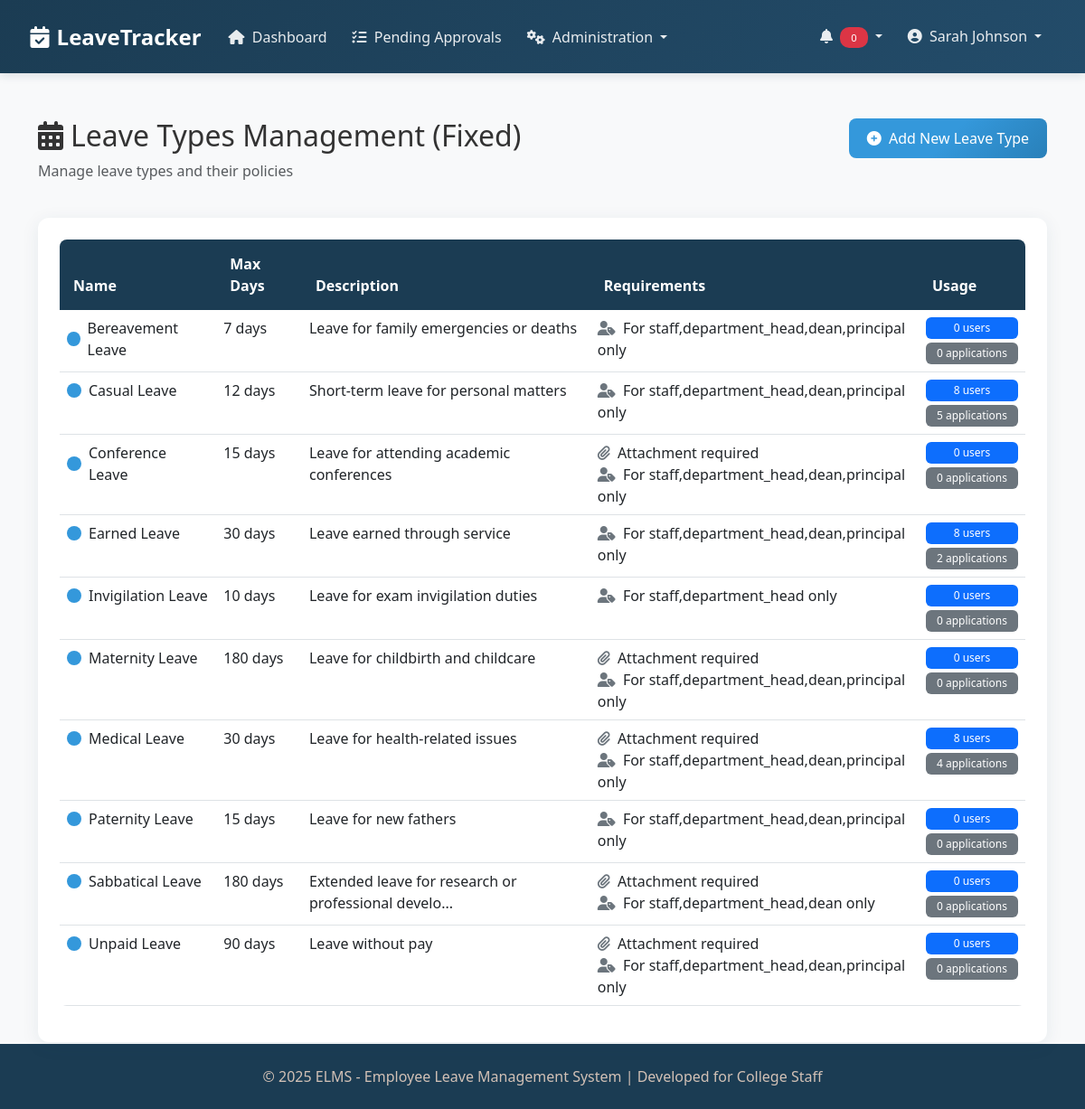
Screenshot of /modules/leave_types_fixed.php (signed in) with the database file from the repository.
### tables this page shows
CREATE TABLE IF NOT EXISTS `leave_types` (
  `id` int(11) NOT NULL AUTO_INCREMENT,
  `name` varchar(100) NOT NULL,
  `description` text,
  `max_days` int(11) NOT NULL,
  `applicable_to` set('staff','department_head','dean','principal') NOT NULL,
  `requires_attachment` tinyint(1) NOT NULL DEFAULT '0',
  `is_paid` tinyint(1) NOT NULL DEFAULT '1',
  `accrual_rate` decimal(10,2) DEFAULT NULL COMMENT 'Days per month',
  `carry_forward` tinyint(1) NOT NULL DEFAULT '0',
  `max_carry_forward_days` int(11) DEFAULT NULL,
  `created_at` timestamp NOT NULL DEFAULT CURRENT_TIMESTAMP,
  `updated_at` timestamp NOT NULL DEFAULT CURRENT_TIMESTAMP ON UPDATE CURRENT_TIMESTAMP,
  PRIMARY KEY (`id`)
);

### modules/leave_types_fixed.php (the view, shortened to what this page needs)
<?php
require_once '../config/db.php';
$leave_types_sql = "SELECT lt.*,
                   COUNT(DISTINCT la.id) as application_count,
                   COUNT(DISTINCT lb.id) as user_count
                   FROM leave_types lt
                   LEFT JOIN leave_applications la ON la.leave_type_id = lt.id
                   LEFT JOIN leave_balances lb ON lb.leave_type_id = lt.id
                   GROUP BY lt.id
                   ORDER BY lt.name";
$leave_types_stmt = $conn->prepare($leave_types_sql);
$leave_types_stmt->execute();
$leave_types = $leave_types_stmt->fetchAll();
include_once '../includes/header.php';
?>
<div class="container">
    <div class="row mb-4">
        <div class="col-md-8">
            <h2><i class="fas fa-calendar-alt me-2"></i>Leave Types Management (Fixed)</h2>
            <p class="text-muted">Manage leave types and their policies</p>
        </div>
        <div class="col-md-4 text-end">
            <button type="button" class="btn btn-primary" data-bs-toggle="modal" data-bs-target="#addLeaveTypeModal">
                <i class="fas fa-plus-circle me-1"></i> Add New Leave Type
            </button>
        </div>
    </div>
    <div class="card">
        <div class="card-body">
            <div class="table-responsive">
                <table class="table table-hover" id="leaveTypesTable">
                    <thead>
                        <tr>
                            <th>Name</th>
                            <th>Max Days</th>
                            <th>Description</th>
                            <th>Requirements</th>
                            <th>Usage</th>
                        </tr>
                    </thead>
                    <tbody>
                        <?php foreach ($leave_types as $leave_type): ?>
                            <tr>
                                <td>
                                    <div class="d-flex align-items-center">
                                        <div class="color-indicator me-2" style="background-color: <?php echo htmlspecialchars($leave_type['color'] ?? '#3498db'); ?>;"></div>
                                        <?php echo htmlspecialchars($leave_type['name']); ?>
                                    </div>
                                </td>
                                <td><?php echo htmlspecialchars($leave_type['max_days'] ?? 0); ?> days</td>
                                <td>
                                    <?php
                                        if (!empty($leave_type['description'])) {
                                            echo htmlspecialchars(substr($leave_type['description'], 0, 50));
                                            if (strlen($leave_type['description']) > 50) {
                                                echo '...';
                                            }
                                        } else {
                                            echo '<span class="text-muted">No description</span>';
                                        }
                                    ?>
                                </td>
                                <td>
                                    <ul class="list-unstyled mb-0">
                                        <?php if ($leave_type['requires_attachment']): ?>
                                            <li><i class="fas fa-paperclip text-secondary me-1"></i> Attachment required</li>
                                        <?php endif; ?>
                                        <?php if (!empty($leave_type['applicable_to']) && $leave_type['applicable_to'] != 'all'): ?>
                                            <li><i class="fas fa-user-tag text-secondary me-1"></i> For <?php echo htmlspecialchars($leave_type['applicable_to']); ?> only</li>
                                        <?php endif; ?>
                                    </ul>
                                </td>
                                <td>
                                    <div class="d-flex flex-column">
                                        <span class="badge bg-primary mb-1"><?php echo intval($leave_type['user_count']); ?> users</span>
                                        <span class="badge bg-secondary"><?php echo intval($leave_type['application_count']); ?> applications</span>
                                    </div>
                                </td>
                            </tr>
                        <?php endforeach; ?>
                    </tbody>
                </table>
            </div>
        </div>
    </div>
</div>
<?php
include_once '../includes/footer.php';
?>

### css/style.css (style rules this page uses)
:root { --primary-dark: #1B3C53; --primary-medium: #234C6A; --primary-light: #456882; --accent-light: #D2C1B6; --white: #ffffff; --light-gray: #f8f9fa; --border-color: #e9ecef; }
html, body { height: 100%; }
body { font-family: 'Segoe UI', Tahoma, Geneva, Verdana, sans-serif; background-color: var(--light-gray); color: #333; display: flex; flex-direction: column; }
.card { border: none; border-radius: 12px; box-shadow: 0 4px 20px rgba(27, 60, 83, 0.08); transition: all 0.3s ease; background: var(--white); }
.card-body { padding: 1.5rem; }
.btn-primary { background: linear-gradient(135deg, #3498db 50%, #2980b9 100%); border: none; border-radius: 8px; padding: 10px 20px; font-weight: 500; transition: all 0.3s ease; color: white; }
.table { border-radius: 8px; overflow: hidden; }
.table thead th { background-color: var(--primary-dark); color: var(--white); border: none; font-weight: 600; padding: 15px; }
.table tbody tr { transition: all 0.2s ease; }
.badge { border-radius: 6px; padding: 6px 12px; font-weight: 500; }

### modules/leave_types_fixed.php (style rules this page uses)
.color-indicator { width: 16px; height: 16px; border-radius: 50%; display: inline-block; }

### rows the page displays
leave_types: name "Bereavement Leave", max_days "7", description "Leave for family emergencies or deaths", applicable_to "staff,department_head,dean,principal", user_count "0", application_count "0"
leave_types: name "Casual Leave", max_days "12", description "Short-term leave for personal matters", applicable_to "staff,department_head,dean,principal", user_count "8", application_count "5"
leave_types: name "Conference Leave", max_days "15", description "Leave for attending academic conferences", requires_attachment 1 (drawn), applicable_to "staff,department_head,dean,principal", user_count "0", application_count "0"
leave_types: name "Earned Leave", max_days "30", description "Leave earned through service", applicable_to "staff,department_head,dean,principal", user_count "8", application_count "2"
leave_types: name "Invigilation Leave", max_days "10", description "Leave for exam invigilation duties", applicable_to "staff,department_head", user_count "0", application_count "0"
leave_types: name "Maternity Leave", max_days "180", description "Leave for childbirth and childcare", requires_attachment 1 (drawn), applicable_to "staff,department_head,dean,principal", user_count "0", application_count "0"
leave_types: name "Medical Leave", max_days "30", description "Leave for health-related issues", requires_attachment 1 (drawn), applicable_to "staff,department_head,dean,principal", user_count "8", application_count "4"
leave_types: name "Paternity Leave", max_days "15", description "Leave for new fathers", applicable_to "staff,department_head,dean,principal", user_count "0", application_count "0"
leave_types: name "Sabbatical Leave", max_days "180", description "Extended leave for research or professional develo", requires_attachment 1 (drawn), applicable_to "staff,department_head,dean", user_count "0", application_count "0"
leave_types: name "Unpaid Leave", max_days "90", description "Leave without pay", requires_attachment 1 (drawn), applicable_to "staff,department_head,dean,principal", user_count "0", application_count "0"

### other values shown
$_SESSION['first_name'] . ' ' . $_SESSION['last_name'] "Sarah Johnson"
